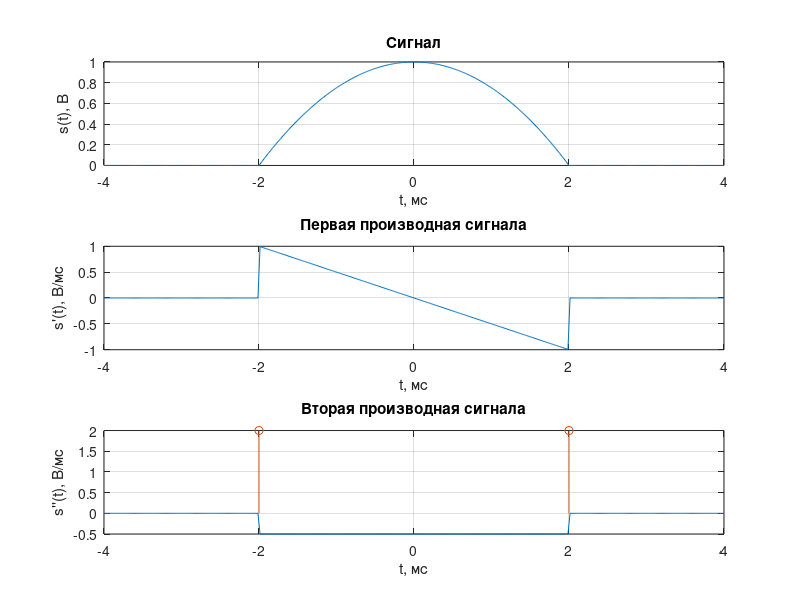
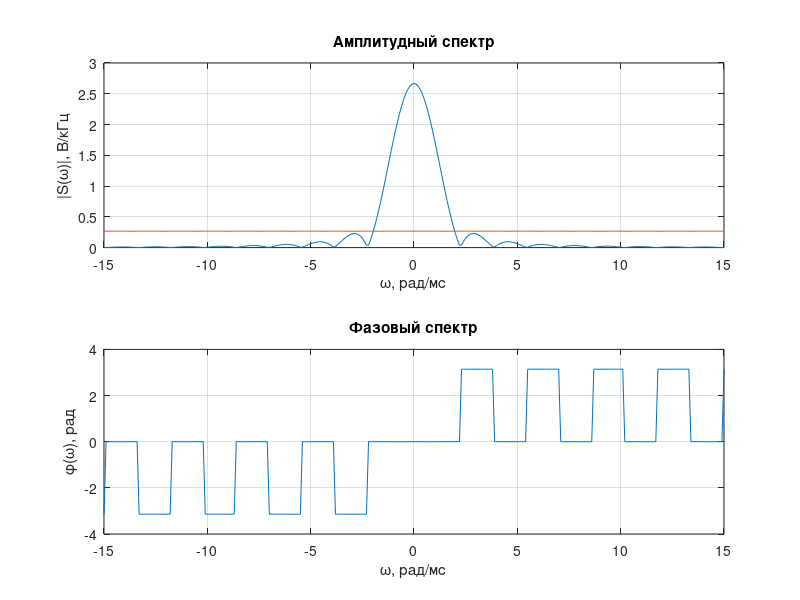
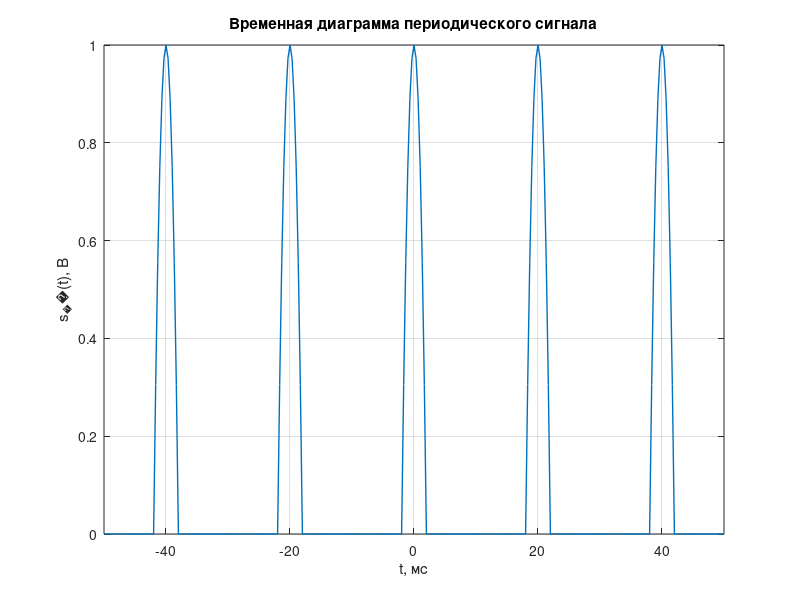
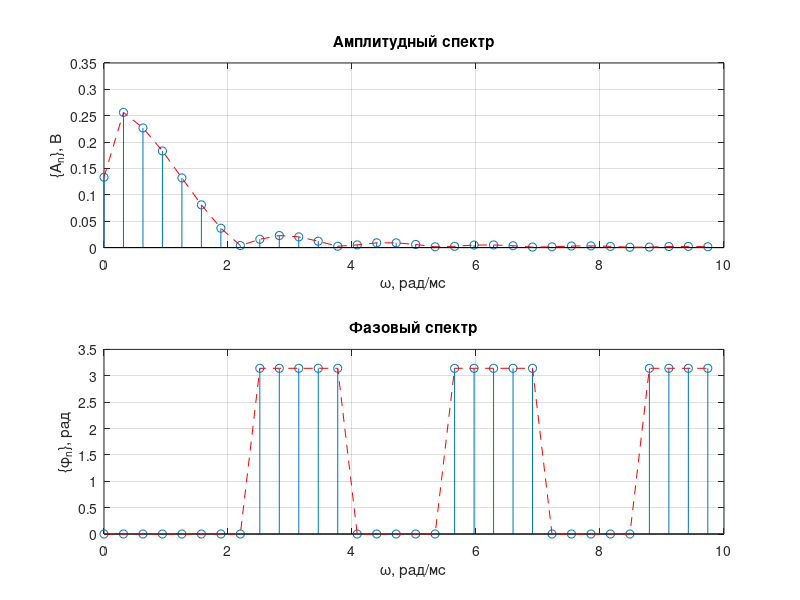

Reproduce these figures in MATLAB, in order.
function KursWorkGraphBuilder()

%% Графопостроитель для курсовой работы по <Разработка и эксплуатация радиотелеметрических систем>

tPulse = 4 / 1000; % Длительность импульса (тау импульса)
accuracyOfGraphs = 300; % Точность графиков (чем больше число, тем дольше построение и плавнее графики)

%% 1 пункт
% Впишите свои формулы в
% $s(t)$ - "signalGeneralForm" - Формула сигнала
% $s'(t)$ - "firstDerivative" - Формула первой производной сигнала
% $s''(t)$ - "secondDerivative" - Формула второй производной сигнала
% $S(\omega)$ - "spectralDensityOfSignal" - Формула спектра сигнала

% Сигнал и производные
isPlotFirstDerivative = true; % Строить графки первой производной ?
isPlotSecondDerivative = true; % Строить графки второй производной ?
numberCharts = 1 + isPlotFirstDerivative + isPlotSecondDerivative;
figure
x = (-tPulse:tPulse / accuracyOfGraphs:tPulse) * 1000;
y = zeros(numberCharts, length(x));
subplot(numberCharts, 1, 1)
for i = 1:length(x)
    t = x(i) / 1000;
    y(1, i) = signalGeneralForm(t, tPulse);

    if (isPlotFirstDerivative)
        y(1 + isPlotFirstDerivative, i) = firstDerivative(t, tPulse); % s'(t) - формула первой производной
    end

    if (isPlotSecondDerivative)
        y(1 + isPlotFirstDerivative + isPlotSecondDerivative, i) = secondDerivative(t, tPulse); % s''(t) - формула второй производной
    end
end

if (numberCharts >= 1)
    plot(x, y(1, :))
    grid;
    xlabel('t, мс');
    ylabel('s(t), В');
    title('Сигнал');
    xlim([x(1), x(end)]);
end

if (numberCharts >= 2)
    subplot(numberCharts, 1, 1 + isPlotFirstDerivative);
    plot(x, y(1 + isPlotFirstDerivative, :))
    grid;
    xlabel('t, мс');
    ylabel("s'(t), В/мс");
    title('Первая производная сигнала');
    xlim([x(1), x(end)]);
end

if (numberCharts >= 3)
    subplot(numberCharts, 1, 1 + isPlotFirstDerivative + isPlotSecondDerivative);
    plot(x, y(1 + isPlotFirstDerivative + isPlotSecondDerivative, :))
    % Начало блока кода для добавления дельта функций в конкретных точках
    line([2, 2], [0, 2]);
    line(2, 2, 'marker', 'o');
    line([-2, -2], [0, 2]);
    line(-2, 2, 'marker', 'o');
    % Конец блока кода для добавления дельта функций
    grid;
    xlabel('t, мс');
    ylabel("s''(t), В/мс");
    title('Вторая производная сигнала');
    xlim([x(1), x(end)]);
end

clear x y
clear numberCharts isPlotFirstDerivative isPlotSecondDerivative t i
% Спектры
distToLeftAndRightSpectrBoundaries = abs(15);
figure
x = -distToLeftAndRightSpectrBoundaries:distToLeftAndRightSpectrBoundaries * 2 / accuracyOfGraphs:distToLeftAndRightSpectrBoundaries;
y = zeros(2, length(x));
onePercentOfMax = amplitudeSpectrumOfSignal(0, tPulse) * 0.1; % 1% от максимума амплитудного спектра
for i = 1:length(x)
    w = x(i) * 1000;
    y(1, i) = 1000 * amplitudeSpectrumOfSignal(w, tPulse); % Формула амплитудного спектра
    y(2, i) = 1000 * onePercentOfMax; % Линия 1% от максимума
    y(3, i) = spectralPhaseOfSignal(w, tPulse); % Формула фазового спектра
end

subplot(2, 1, 1);
plot(x, y(1:2, :))
grid;
xlabel('\omega, рад/мс');
ylabel('|S(\omega)|, В/кГц');
title('Амплитудный спектр');

subplot(2, 1, 2);
plot(x, y(3, :))
grid;
xlabel('\omega, рад/мс');
ylabel('\phi(\omega), рад');
title('Фазовый спектр');

dw = calcDw(tPulse); % Ширина спектра вычисляется по графику из 1 пункта

disp('Автоматическое вычисление ширины спектра может работать неверно особенно для кодированного сигнала.')
disp(['Автоматически вычисленная ширина спектра: ', num2str(dw), ' рад/мс'])

isSpectrumWidthWasDeterminedIncorrectly = false; % Заменит автоматически определенную ширину спектра?
if isSpectrumWidthWasDeterminedIncorrectly
    dw = 8; % Ширина спектра
end

clear x y
clear onePercentOfMax w t i isSpectrumWidthWasDeterminedIncorrectly distToLeftAndRightSpectrBoundaries

%% 2 пункт
% Дополните формулу $s(t)$ - "signalGeneralForm" - Формула для получения периодического сигнала
% Cигнал

Q = 5; % Скважность
T = Q * tPulse;
NumberPulses = 5;
figure
x = (-T * NumberPulses / 2:T * NumberPulses / accuracyOfGraphs:T * NumberPulses / 2) * 10^3; % Подсчет сколько нужно места для отображения всех имульсов
y = zeros(1, length(x));
for i = 1:length(x)
    t = x(i) / 1000;
    s = 0;
    for n = -floor(NumberPulses / 2):floor(NumberPulses / 2)
        s = s + signalGeneralForm(t, tPulse, T, n);
    end
    y(i) = s;
end
plot(x, y, 'LineWidth', 1)
xlim([x(1), x(end)])
grid
xlabel('t, мс');
ylabel('s_п(t), В');
title('Временная диаграмма периодического сигнала');

clear x y
clear onePercentOfMax s i NumberPulses t n

%% Спектры
distToRightSpectrBoundarie = abs(10); % Расстояние до правой границы спектра
figure
w1 = 2 * pi / T; % Частота первой гармоники
x = 0:w1 / 1000:distToRightSpectrBoundarie;
y = zeros(1, length(x));
subplot(2, 1, 1);
xlim([0, distToRightSpectrBoundarie])
for i = 1:length(x)
    w = x(i) * 1000;
    s = 2 / T * amplitudeSpectrumOfSignal(w, tPulse);
    if w == 0
        s = s / 2;
    end
    y(i) = s;
end
stem(x, y)
hold on;
plot(x, y, '--', 'Color', [1, 0, 0])
grid;
xlabel('\omega, рад/мс');
ylabel('\{A_n\}, В');
title('Амплитудный спектр');

subplot(2, 1, 2)
xlim([0, distToRightSpectrBoundarie])
y = zeros(1, length(x));
for i = 1:length(x)
    w = x(i);
    y(i) = spectralPhaseOfSignal(w * 1000, tPulse);
end
stem(x, y)
hold on;
plot(x, y, '--', 'Color', [1, 0, 0])
grid;
xlabel('\omega, рад/мс');
ylabel('\{\phi_n\}, рад');
title('Фазовый спектр');
clear x y
clear s w i distToRightSpectrBoundarie
% Апроксимация
figure
nAccuracys = [10, 25, 50]; % Для каких n требуется построить графики
x = (-T / 2:T / accuracyOfGraphs:T / 2) * 10^3;
y = zeros(length(nAccuracys), length(x));
for i = 1:length(x)
    t = x(i) / 1000;
    s(1:length(nAccuracys)) = 2 / 15;
    for n = 1:max(nAccuracys)
        w = w1 * n;
        sn = 2 / T * amplitudeSpectrumOfSignal(w, tPulse) * cos(w * t + spectralPhaseOfSignal(w, tPulse));
        for j = 1:length(nAccuracys)
            if (nAccuracys(j) >= n)
                s(j) = s(j) + sn;
            end
        end
    end
    y(:, i) = s;
end

for i = 1:length(nAccuracys)
    subplot(length(nAccuracys), 1, i);
    plot(x, y(i, :))
    xlim([x(1), x(end)]);
    grid;
    xlabel('t, мс');
    ylabel('s_п(t), В');
    title(strcat('n=', sprintf('%d', nAccuracys(i))));
end
clear x y
clear i j n t w s sn nAccuracys

%% 3 пункт
RadioPulseCarrierFrequency = dw * 100;
disp(['Несущая частота радиоимпульса: ', num2str(RadioPulseCarrierFrequency), ' рад/мс'])

% Радио сигнал
figure
x = (-T / 2:T / (accuracyOfGraphs * 4):T / 2) * 10^3;
y = zeros(2, length(x));
for i = 1:length(x)
    t = x(i) / 1000;
    signal = signalGeneralForm(t, tPulse);
    y(1, i) = signal * cos(RadioPulseCarrierFrequency * 1000 * t);
    y(2, i) = signal;
end
plot(x, y(1, :))
hold on;
plot(x, y(2, :), '--', 'Color', [1, 0, 0])
plot(x, -y(2, :), '--', 'Color', [1, 0, 0])
grid;
xlim([x(1), x(end)]);
xlabel('t, мс');
ylabel('u(t), В');
title('Временная диаграмма непериодического радиосигнала');
clear x y
clear i t signal
% Спектры
distToLeftAndRightSpectrBoundaries = abs(10); % Расстояние до левой и правой границы спектров
% Положительные частоты
figure
x = ((RadioPulseCarrierFrequency - distToLeftAndRightSpectrBoundaries):distToLeftAndRightSpectrBoundaries * 2 / accuracyOfGraphs:(RadioPulseCarrierFrequency + distToLeftAndRightSpectrBoundaries));
y = zeros(2, length(x));
subplot(2, 1, 1);
for i = 1:length(x)
    w = x(i);
    y(1, i) = 1 / 2 * amplitudeSpectrumOfSignal((w - RadioPulseCarrierFrequency) * 1000, tPulse) * 1000;
    y(2, i) = spectralPhaseOfSignal((w - RadioPulseCarrierFrequency) * 1000, tPulse);
end
plot(x, y(1, :));
grid;
xlabel('\omega, рад/мс');
xlim([x(1), x(end)]);
ylabel('|U(\omega)|, В/кГц');
title('Амплитудный спектр');
subplot(2, 1, 2);
plot(x, y(2, :));
grid;
xlim([x(1), x(end)]);
xlabel('\omega, рад/мс');
ylabel('\phi_U (\omega), рад');
title('Фазовый спектр');
clear x y
clear i t w
% Отрицательные частоты
figure
x = ((-RadioPulseCarrierFrequency - distToLeftAndRightSpectrBoundaries):distToLeftAndRightSpectrBoundaries * 2 / accuracyOfGraphs:(-RadioPulseCarrierFrequency + distToLeftAndRightSpectrBoundaries));
y = zeros(2, length(x));
subplot(2, 1, 1);
for i = 1:length(x)
    w = x(i);
    y(1, i) = 1 / 2 * amplitudeSpectrumOfSignal((w + RadioPulseCarrierFrequency) * 1000, tPulse) * 1000;
    y(2, i) = spectralPhaseOfSignal((w + RadioPulseCarrierFrequency) * 1000, tPulse);
end
plot(x, y(1, :))
grid;
xlim([x(1), x(end)]);
xlabel('\omega, рад/мс');
ylabel('|U(\omega)|, В/кГц');
title('Амплитудный спектр');
subplot(2, 1, 2);
plot(x, y(2, :))
grid;
xlim([x(1), x(end)]);
xlabel('\omega, рад/мс');
ylabel('\phi_U (\omega), рад');
title('Фазовый спектр');
clear x y
clear i t w distToLeftAndRightSpectrBoundaries

%% 4 пункт
% Сигнал
figure
NumberPulses = 5;
x = (-T * NumberPulses / 2:T / (accuracyOfGraphs * 4):T * NumberPulses / 2) * 10^3;
y = zeros(2, length(x));
for i = 1:length(x)
    t = x(i) / 1000;
    s = zeros(1, 2);
    for n = -floor(NumberPulses / 2):floor(NumberPulses / 2)
        signal = signalGeneralForm(t, tPulse, T, n);
        s(1) = s(1) + signal * cos(RadioPulseCarrierFrequency * 1000 * t);
        s(2) = s(2) + signal;
    end
    y(:, i) = s;
end

plot(x, y(1, :))
hold on;
grid;
plot(x, y(2, :), '--', 'Color', [1, 0, 0])
plot(x, -y(2, :), '--', 'Color', [1, 0, 0])
xlim([x(1), x(end)]);
xlabel('t, мс');
ylabel('u_п(t), В');
title('Временная диаграмма периодического радиосигнала');
clear x y
clear i n t s signal
% Спектры
distToLeftAndRightSpectrBoundaries = abs(10); % Расстояние до левой и правой границы спектров
figure
x = [fliplr(-1 * (0:w1 / 1000:distToLeftAndRightSpectrBoundaries)) + RadioPulseCarrierFrequency, (0:w1 / 1000:distToLeftAndRightSpectrBoundaries) + RadioPulseCarrierFrequency];
y = zeros(2, length(x));
subplot(2, 1, 1)
for i = 1:length(x)
    w = (x(i) - RadioPulseCarrierFrequency) * 1000;
    y(1, i) = 1 / T * amplitudeSpectrumOfSignal(w, tPulse);
    y(2, i) = spectralPhaseOfSignal(w, tPulse);
end
hold on
stem(x, y(1, :));
plot(x, y(1, :), '--', 'Color', [1, 0, 0]);
xlim([x(1), x(end)]);
grid;
xlabel('\omega, рад/мс');
ylabel('\{V_n\}_{n=\infty}^{+\infty}, В', 'FontSize', 10);
title('Амплитудный спектр');

subplot(2, 1, 2);
hold on;
stem(x, y(2, :))
plot(x, y(2, :), '--', 'Color', [1, 0, 0])
xlim([x(1), x(end)]);
grid;
xlabel('\omega, рад/мс');
ylabel('\{\phi_n\}_{n=\infty}^{+\infty}', 'FontSize', 10);
title('Фазовый спектр');
clear x y
clear i signal w

%% 5 пункт
% Впишите свои формулы в $R(t)$ - "rFormula"
% Сигнал + смещенный сигнал
figure
x = (-tPulse:tPulse / accuracyOfGraphs:tPulse * 1.5) * 10^3;
y = zeros(2, length(x));
for i = 1:length(x)
    t = x(i) / 1000;
    y(1, i) = signalGeneralForm(t, tPulse);
    y(2, i) = signalGeneralForm(t - tPulse / 2, tPulse);
end
plot(x, y(1, :))
grid
hold on
plot(x, y(2, :), '--', 'Color', [1, 0, 0])
xlabel('\tau, мс');
ylabel('В');
legend({'S_1(t)', 'S_2(t-\tau)'}, 'Location', 'northwest')
title('К расчету АКФ');
% АКФ сигнала
figure
x = (-tPulse:2 * tPulse / accuracyOfGraphs:tPulse) * 1000;
y = zeros(1, length(x));
for i = 1:length(x)
    t = x(i) / 1000;
    y(i) = 1000 * rFormula(t, tPulse);
end
plot(x, y)
grid;
xlabel('\tau, мс');
ylabel('R(\tau), мДж');
title('АКФ заданного сигнала');
xlim([x(1), x(end)]);
% АКФ радиоимпульса
figure
x = (-tPulse:2 * tPulse / accuracyOfGraphs:tPulse) * 1000;
y = zeros(2, length(x));
for i = 1:length(x)
    t = x(i) / 1000;
    y(1, i) = 1 / 2 * 1000 * rFormula(t, tPulse) * cos(RadioPulseCarrierFrequency * 1000 * t);
    y(2, i) = 1 / 2 * 1000 * rFormula(t, tPulse);
end
hold on;
plot(x, y(1, :))
grid;
plot(x, y(2, :), '--', 'Color', [1, 0, 0])
plot(x, -y(2, :), '--', 'Color', [1, 0, 0])
xlabel('\tau, мс');
ylabel('R_u(\tau), мДж');
title('АКФ радиоимпульса');
xlim([x(1), x(end)]);
end

%% Формулы
% Формула для вычисления сигнала
function r = signalGeneralForm(t, tPulse, varargin)
if nargin == 2
    T = 0;
    n = 0;
elseif nargin == 4
    T = varargin{1};
    n = varargin{2};
else
    error('SignalGeneralForm accepts up to 4 input arguments!')
end
if n == 0
    %Формула требуется для подсчета всех пунктов
    r = (1 - (2 * t / tPulse)^2) * rect(t / tPulse); % заданный сигнал математически в общем виде s(t)
else
    %Формула требуется для подсчета пунктов 2 и 4
    r = (1 - (2 * (t - n * T) / tPulse)^2) * rect((t - n * T) / tPulse); % заданный периодический сигнал математически в общем виде s(t)
end
end

% Формула первой производной заданного сигнала
function r = firstDerivative(t, tPulse)
%Формула требуется для подсчета  пунктов  1
r = -8 * t / tPulse^2 * rect(t / tPulse) * 10^-3;
end

% Формула второй производной заданного сигнала
function r = secondDerivative(t, tPulse)
%Формула требуется для подсчета  пунктов  1
r = (-8 / tPulse^2 * rect(t / tPulse)) * 10^-6;
end

% Формула спектральной плотности заданного сигнала
function r = spectralDensityOfSignal(w, tPulse)
%Формула требуется для подсчета  пунктов  1, 2, 3, 4
if w == 0
    r = 2 * tPulse / 3;
else
    r = 8 / (w^2 * tPulse) * (sinc(w * tPulse / 2) - cos(w * tPulse / 2));
end
end

% Формула амплитудного спектра заданного сигнала
function r = amplitudeSpectrumOfSignal(w, tPulse)
%Формула требуется для подсчета  пунктов  1, 2, 3, 4
r = abs(spectralDensityOfSignal(w, tPulse)); % Данная формула уневерсальная для множества варинтов, важможно её не придётся менять
end

% Формула фазового спектра заданного сигнала
function r = spectralPhaseOfSignal(w, tPulse)
%Формула требуется для подсчета  пунктов  1, 2, 3, 4
r = angle(spectralDensityOfSignal(w, tPulse)); % Данная формула уневерсальная для множества варинтов, важможно её не придётся менять
if w < 0
    r = r * -1;
end
end

% Формула АКФ
function r = rFormula(t, tPulse)
%Формула требуется для подсчета пункта 5
r = 8 * tPulse / 15 * (1 - 5 * (t / tPulse)^2 + 5 * (abs(t) / tPulse)^3 - (abs(t) / tPulse)^5) * rect(t / (2 * tPulse));
end

%% Системные функции (не влезай убьет!)
function r = calcDw(tPulse)
previousValue = amplitudeSpectrumOfSignal(0, tPulse);
onePercentOfMax = previousValue * 0.1; % 1% от максимума амплитудного спектра
isConsiderPetal = true;
isIncreasing = false;
for i = (1:2:1000) / 100
    w = i * 1000;
    value = amplitudeSpectrumOfSignal(w, tPulse); % Формула амплитудного спектра
    if isIncreasing ~= (sign(value - previousValue) ~= -1)
        if isIncreasing == false
            if isConsiderPetal
                r = i * 2;
                isConsiderPetal = false;
            else
                return
            end
        end
        isIncreasing = (sign(value - previousValue) ~= -1);
    end
    if value >= onePercentOfMax
        isConsiderPetal = true;
    end
    previousValue = value;
end
r = i;
end

% Мат функции
function r = sinc(x)
if x == 0
    r = 1;
else
    r = sin(x) / x;
end
end

function r = rect(x)
if abs(x) > 0.5
    r = 0;
elseif abs(x) == 0.5
    r = 0.5;
elseif abs(x) < 0.5
    r = 1;
end
end
